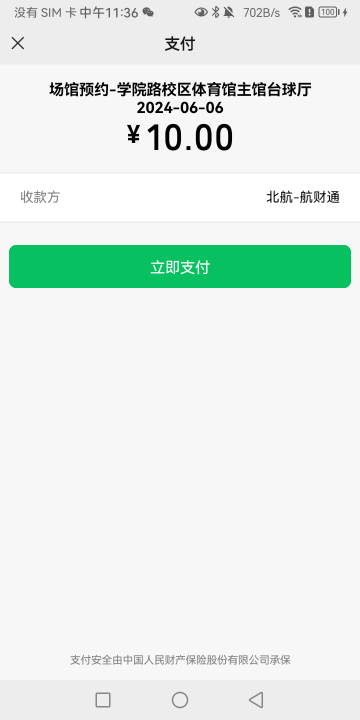
#> input picture phone_img/screen_pay.png, 720 x 1440 px (shown at 1/2 size)
$ jupyter execute test.ipynb
#> lines starting #> are read from the running program, lines starting #| are printed output that depends on the picture
[cell 1]
import numpy as np
import cv2
import matplotlib.pyplot as plt

[cell 2]
img = cv2.imread("phone_img/screen_pay.png")
#> img is the input picture: shape (1440, 720, 3); mean B, G, R 233.3, 238.7, 228.4

[cell 3]
l,t,r,b = [18,490,702,576]

plt.imshow(img[t:b,l:r,:])
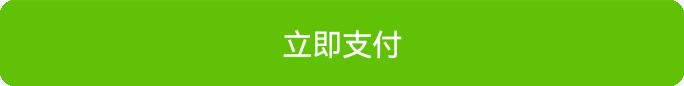
#> shown: shape (86, 684, 3); mean R, G, B 99.5, 194.3, 12.4
